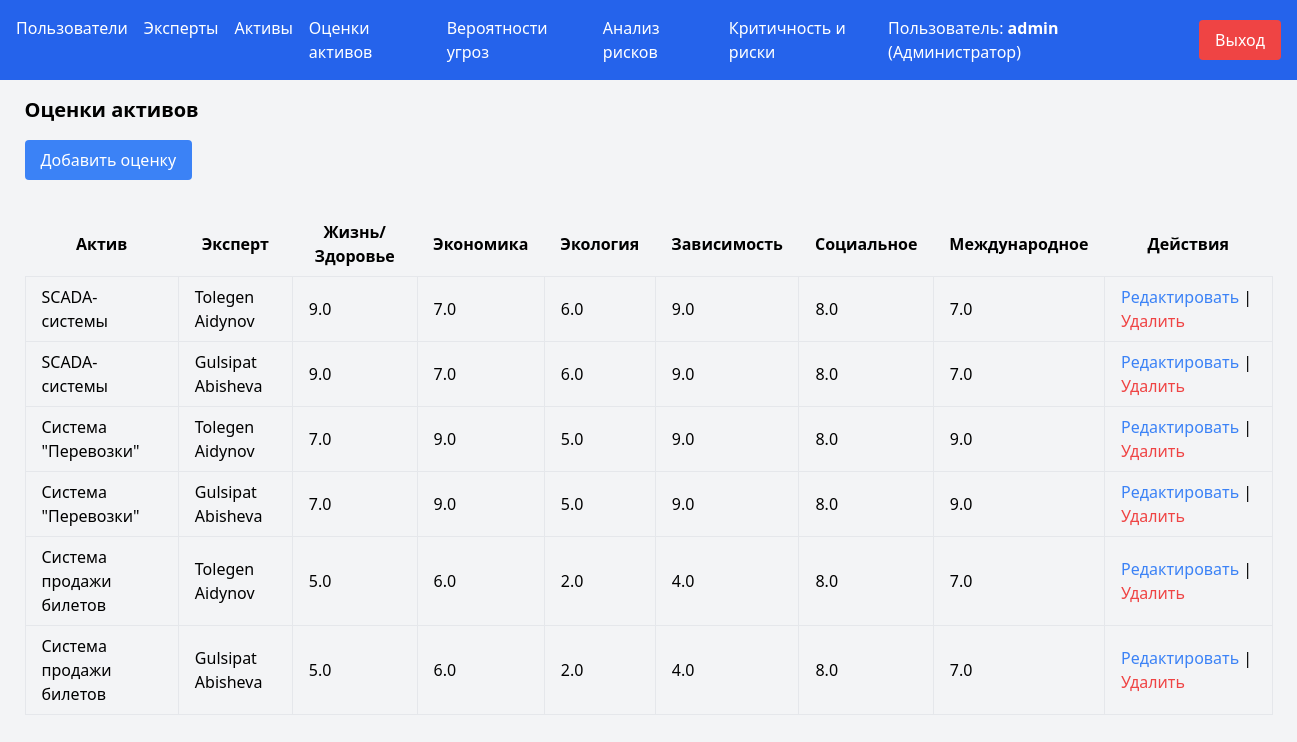
The page /asset_evaluations (signed in) on the database its author committed.
### tables this page shows
CREATE TABLE asset_evaluations (
                id INTEGER PRIMARY KEY AUTOINCREMENT,
                asset_id INTEGER,
                expert_id INTEGER,
                life_health REAL,
                economy REAL,
                ecology REAL,
                dependency REAL,
                social REAL,
                international REAL,
                FOREIGN KEY (asset_id) REFERENCES assets(id),
                FOREIGN KEY (expert_id) REFERENCES experts(id)
            );

CREATE TABLE assets (
                id INTEGER PRIMARY KEY AUTOINCREMENT,
                name TEXT NOT NULL UNIQUE,
                life_health REAL,
                economy REAL,
                ecology REAL,
                dependency REAL,
                social REAL,
                international REAL,
                threat_probability REAL
            );

CREATE TABLE experts (
                id INTEGER PRIMARY KEY AUTOINCREMENT,
                name TEXT NOT NULL UNIQUE
            );

### app.py (the view, shortened to what this page needs)
@app.route('/asset_evaluations')
@expert_required
def list_asset_evaluations():
    with sqlite3.connect('risk_assessment.db') as conn:
        cursor = conn.cursor()
        if session.get('role') == 'admin':
            cursor.execute('''
                SELECT ae.id, a.name, e.name, ae.life_health, ae.economy, ae.ecology, ae.dependency, ae.social, ae.international
                FROM asset_evaluations ae
                JOIN assets a ON ae.asset_id = a.id
                JOIN experts e ON ae.expert_id = e.id
            ''')
        evaluations = cursor.fetchall()
    return render_template('asset_evaluations.html', evaluations=evaluations)

### app.py (called while the page is built)
def expert_required(f):
    @wraps(f)
    def decorated_function(*args, **kwargs):
        if 'user_id' not in session:
            flash('Пожалуйста, войдите в систему для доступа к этой странице.')
            return redirect(url_for('login'))
        if session.get('role') not in ['admin', 'expert']:
            flash('Доступ запрещён. Требуются права эксперта.')
            return redirect(url_for('index'))
        return f(*args, **kwargs)
    return decorated_function

### templates/asset_evaluations.html
{% extends "index.html" %}
{% block content %}
    <h2 class="text-xl font-semibold mb-4">Оценки активов</h2>
    <a href="{{ url_for('add_asset_evaluation') }}" class="bg-blue-500 text-white px-4 py-2 rounded mb-4 inline-block">Добавить оценку</a>
    <table class="table-auto w-full mt-4">
        <thead>
            <tr>
                <th class="px-4 py-2">Актив</th>
                <th class="px-4 py-2">Эксперт</th>
                <th class="px-4 py-2">Жизнь/Здоровье</th>
                <th class="px-4 py-2">Экономика</th>
                <th class="px-4 py-2">Экология</th>
                <th class="px-4 py-2">Зависимость</th>
                <th class="px-4 py-2">Социальное</th>
                <th class="px-4 py-2">Международное</th>
                <th class="px-4 py-2">Действия</th>
            </tr>
        </thead>
        <tbody>
            {% for evaluation in evaluations %}
                <tr>
                    <td class="border px-4 py-2">{{ evaluation[1] }}</td>
                    <td class="border px-4 py-2">{{ evaluation[2] }}</td>
                    <td class="border px-4 py-2">{{ evaluation[3] | round(2) }}</td>
                    <td class="border px-4 py-2">{{ evaluation[4] | round(2) }}</td>
                    <td class="border px-4 py-2">{{ evaluation[5] | round(2) }}</td>
                    <td class="border px-4 py-2">{{ evaluation[6] | round(2) }}</td>
                    <td class="border px-4 py-2">{{ evaluation[7] | round(2) }}</td>
                    <td class="border px-4 py-2">{{ evaluation[8] | round(2) }}</td>
                    <td class="border px-4 py-2">
                        <a href="{{ url_for('edit_asset_evaluation', id=evaluation[0]) }}" class="text-blue-500 hover:underline">Редактировать</a> |
                        <form action="{{ url_for('delete_asset_evaluation', id=evaluation[0]) }}" method="POST" style="display:inline;" onsubmit="return confirm('Вы уверены, что хотите удалить эту оценку?');">
                            <button type="submit" class="text-red-500 hover:underline">Удалить</button>
                        </form>
                    </td>
                </tr>
            {% endfor %}
        </tbody>
    </table>
{% endblock %}

### templates/index.html (shortened to what this page needs)
<!DOCTYPE html>
<html lang="ru">
<head>
    <link href="https://cdn.jsdelivr.net/npm/tailwindcss@2.2.19/dist/tailwind.min.css" rel="stylesheet">
</head>
<body class="bg-gray-100">
    <nav class="bg-blue-600 p-4">
        <div class="flex justify-between items-center">
            <ul class="flex space-x-4 text-white">
                {% if session.get('role') == 'admin' %}
                    <li><a href="{{ url_for('list_users') }}" class="hover:underline">Пользователи</a></li>
                    <li><a href="{{ url_for('list_experts') }}" class="hover:underline">Эксперты</a></li>
                {% endif %}
                <li><a href="{{ url_for('list_assets') }}" class="hover:underline">Активы</a></li>
                <li><a href="{{ url_for('list_asset_evaluations') }}" class="hover:underline">Оценки активов</a></li>
                <li><a href="{{ url_for('list_threat_probabilities') }}" class="hover:underline">Вероятности угроз</a></li>
                {% if session.get('role') == 'admin' %}
                    <li><a href="{{ url_for('list_risk_analysis') }}" class="hover:underline">Анализ рисков</a></li>
                {% endif %}
                <li><a href="{{ url_for('criticality') }}" class="hover:underline">Критичность и риски</a></li>
            </ul>
            <div class="flex items-center space-x-4 text-white">
                {% if session.get('username') %}
                    <span>Пользователь: <strong>{{ session.get('username') }}</strong> ({{ 'Администратор' if session.get('role') == 'admin' else 'Эксперт' }})</span>
                    <a href="{{ url_for('logout') }}" class="bg-red-500 hover:bg-red-600 px-4 py-2 rounded">Выход</a>
                {% else %}
                    <a href="{{ url_for('login') }}" class="bg-green-500 hover:bg-green-600 px-4 py-2 rounded">Вход</a>
                {% endif %}
            </div>
        </div>
    </nav>
    <div class="container mx-auto p-4">
        {% block content %}{% endblock %}
    </div>
</body>
</html>

### rows shown on the page
asset_evaluations: name "SCADA-системы", name "Tolegen Aidynov", life_health "9.0", economy "7.0", ecology "6.0", dependency "9.0", social "8.0", international "7.0"
asset_evaluations: name "SCADA-системы", name "Gulsipat Abisheva", life_health "9.0", economy "7.0", ecology "6.0", dependency "9.0", social "8.0", international "7.0"
asset_evaluations: name "Система \"Перевозки\"", name "Tolegen Aidynov", life_health "7.0", economy "9.0", ecology "5.0", dependency "9.0", social "8.0", international "9.0"
asset_evaluations: name "Система \"Перевозки\"", name "Gulsipat Abisheva", life_health "7.0", economy "9.0", ecology "5.0", dependency "9.0", social "8.0", international "9.0"
asset_evaluations: name "Система продажи билетов", name "Tolegen Aidynov", life_health "5.0", economy "6.0", ecology "2.0", dependency "4.0", social "8.0", international "7.0"
asset_evaluations: name "Система продажи билетов", name "Gulsipat Abisheva", life_health "5.0", economy "6.0", ecology "2.0", dependency "4.0", social "8.0", international "7.0"

### other values the page prints
{{ session.get('username') }} "admin"
{{ 'Администратор' if session.get('role') == 'admin' else 'Эксперт' }} "Администратор"
